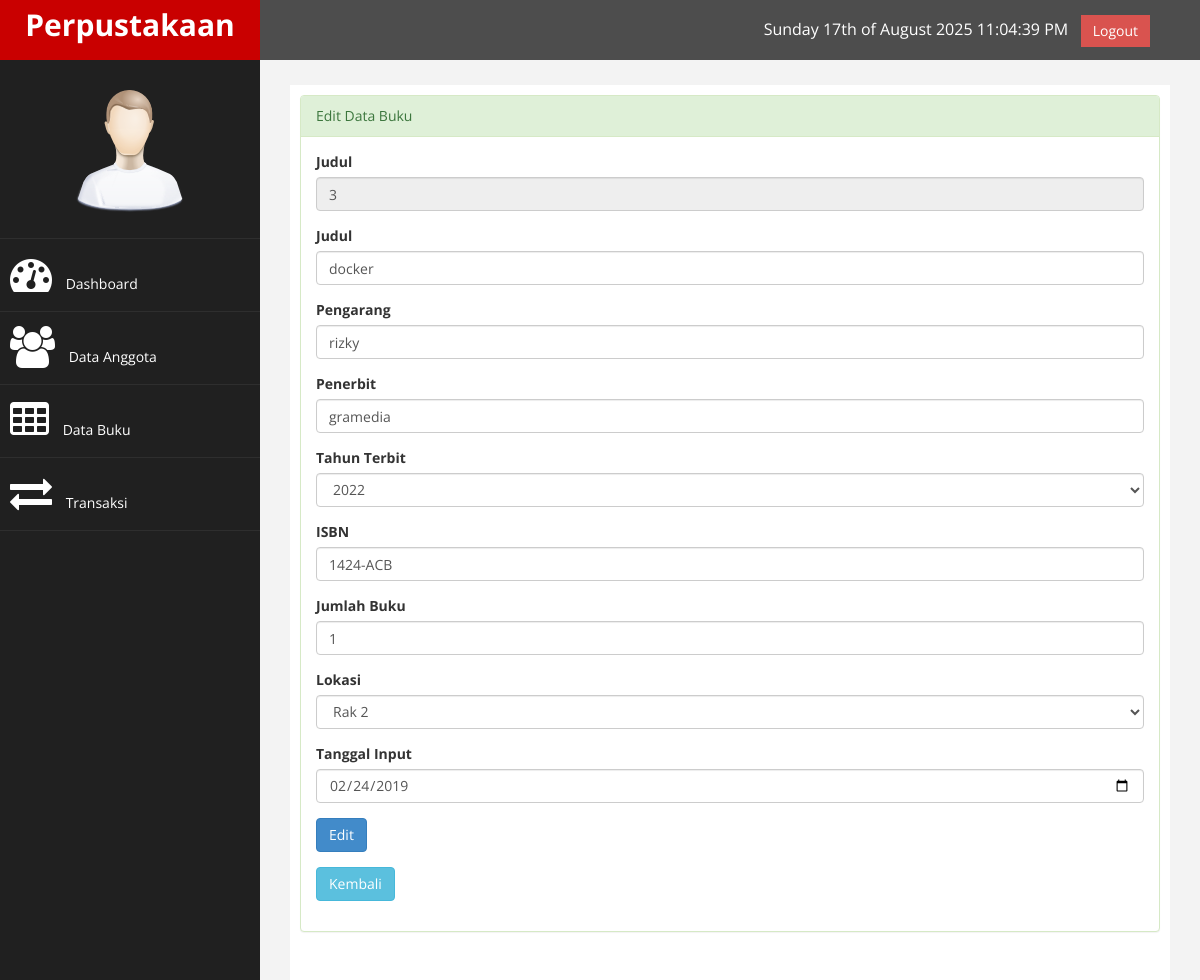
/index.php?page=buku&aksi=edit&id=3 (signed in), run on the app's committed database.
### tables this page shows
CREATE TABLE `tb_buku` (
  `id` int(11) NOT NULL,
  `judul` varchar(125) NOT NULL,
  `pengarang` varchar(125) NOT NULL,
  `penerbit` varchar(125) NOT NULL,
  `tahun_terbit` varchar(4) NOT NULL,
  `isbn` varchar(25) NOT NULL,
  `jumlah_buku` int(3) NOT NULL,
  `lokasi` enum('rak1','rak2','rak3') NOT NULL,
  `tgl_input` date NOT NULL
);

### page/buku/edit.php (the view, shortened to what this page needs)
<?php
    $id = $_GET['id'];
    $sql = $conn->query("SELECT * FROM tb_buku WHERE id= '$id'");
    $tampil = $sql->fetch_assoc();
    $tahunLama = $tampil['tahun_terbit'];
?>
<div class="panel panel-success">
    <div class="panel-heading">
            Edit Data Buku
                        </div>
                        <div class="panel-body">
                            <div class="row">
                                <div class="col-md-12">
                                    <form role="form" method="POST">
                                    <div class="form-group">
                                            <label>Judul</label>
                                            <input class="form-control" name="judul" readonly value="<?php echo $tampil['id'];?>" />
                                        </div>
                                        <div class="form-group">
                                            <label>Judul</label>
                                            <input class="form-control" name="judul" value="<?php echo $tampil['judul'];?>" />
                                        </div>
                                        <div class="form-group">
                                            <label>Pengarang</label>
                                            <input class="form-control" name="pengarang" value="<?php echo $tampil['pengarang'];?>"/>
                                        </div>
                                        <div class="form-group">
                                            <label>Penerbit</label>
                                            <input class="form-control" name="penerbit" value="<?php echo $tampil['penerbit'];?>"/>
                                        </div>
                                        <div class="form-group">
                                            <label>Tahun Terbit</label>
                                            <select class="form-control" name="tahun_terbit">
                                                <?php $tahun = date('Y');
                                                for($i=$tahun; $i >= 1920; $i--){
                                                    if($i == $tahunLama){
                                                        echo    '<option value="'. $i .'" selected>'.$i.'</option>';
                                                    }else{
                                                        echo '<option value="'. $i .'">'.$i.'</option>';
                                                    }
                                                }
                                                ?>
                                            </select>
                                        </div>
                                        <div class="form-group">
                                            <label>ISBN</label>
                                            <input class="form-control" name="isbn" value="<?php echo $tampil['isbn'];?>"/>
                                        </div>
                                        <div class="form-group">
                                            <label>Jumlah Buku</label>
                                            <input class="form-control" type="number" name="jumlah_buku" value="<?php echo $tampil['jumlah_buku'];?>"/>
                                        </div>
                                        <div class="form-group">
                                            <label>Lokasi</label>
                                            <select class="form-control" name="lokasi">
                                                <option value="rak1" <?php if($tampil['lokasi'] == 'rak2') {
                                                echo "selected";
                                                } ?>>Rak 2 </option>
                                            </select>
                                        </div>
                                        <div class="form-group">
                                            <label>Tanggal Input</label>
                                            <input class="form-control" type="date" name="tgl_input" value="<?php echo $tampil['tgl_input'];?>"/>
                                        </div>
                                        <div class="form-group">
                                            <button type="submit" class="btn btn-primary" value="simpan" name="simpan">Edit</button>
                                        </div>
                                        <div class="form-group">
                                            <a href="?page=buku" class="btn btn-info">Kembali</a>
                                        </div>
                                    </form>
                </div>
                </div>
                </div>

### assets/css/custom.css (style rules this page uses)
body { font-family: 'Open Sans', sans-serif; }

### data on the page
tb_buku: judul "3", judul "docker", pengarang "rizky", penerbit "gramedia", tahun_terbit "2022", isbn "1424-ACB", jumlah_buku "1", lokasi "Rak 2", tgl_input "02/24/2019"
